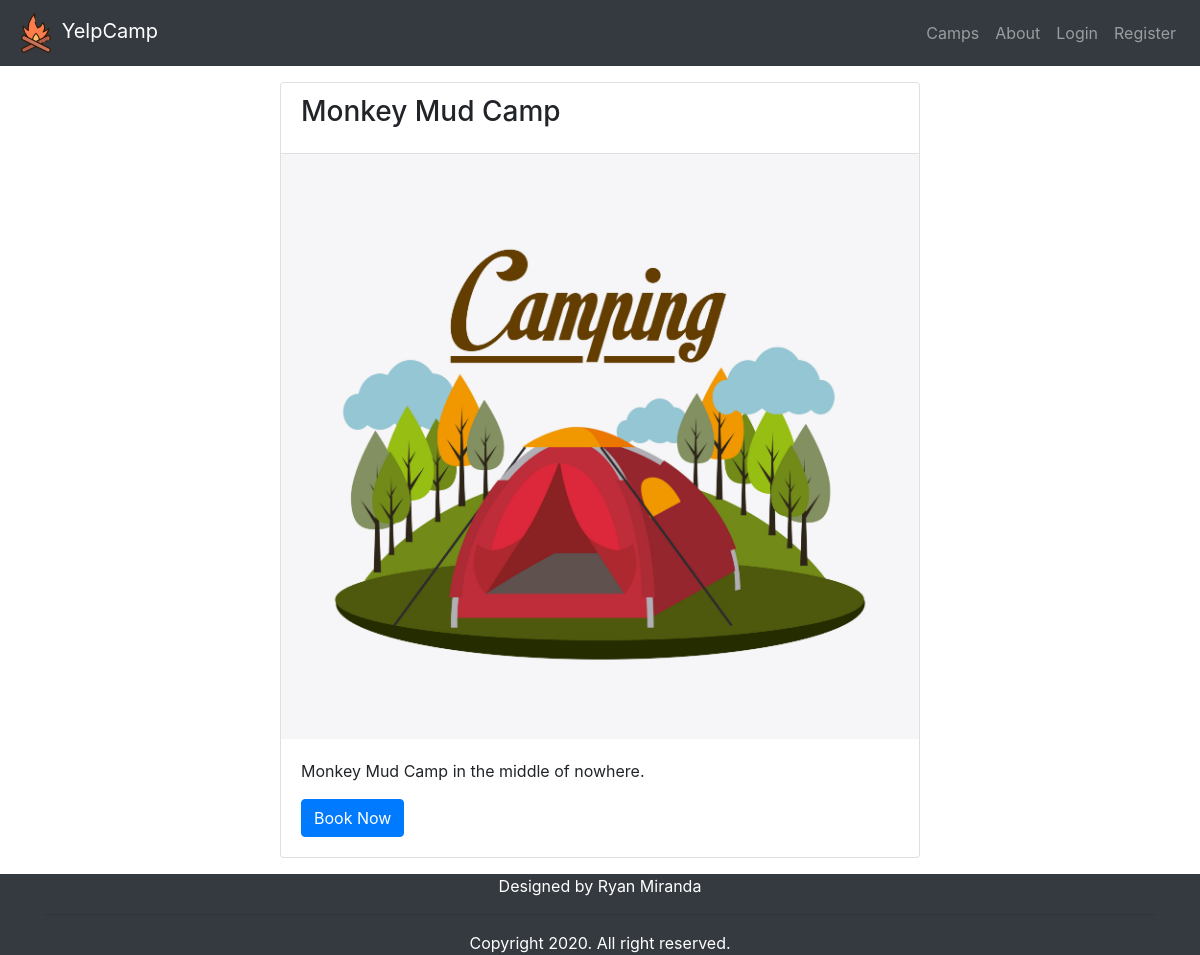
Page /camps/1/ on the committed database.
### camps/models.py (models this page shows, shortened)
class Camp(models.Model):
    name = models.CharField(max_length=100, null=False, blank=False)
    content = models.TextField(max_length=200, null=False, blank=False)
    image = models.ImageField(upload_to='camps', null=True, blank=True)
    posted_date = models.DateTimeField(auto_now_add=True)
    edited_date = models.DateTimeField(auto_now=True)
    user = models.ForeignKey(User, on_delete=models.CASCADE)

### camps/views.py (the view)
# urls.py: path('<int:pk>/', views.showCamp, name='camp'),
def showCamp(request, pk):
    camp = get_object_or_404(Camp, pk=pk)
    if camp:
        return render(request, 'camps/camp.html', {'camp': camp})

### camps/templates/camps/camp.html (shortened to what this page needs)
{% extends 'users/base.html' %}
{% block content %}
    <div class="container d-flex justify-content-center">
        <div class="row">
            <div class="col-md-9">
                <div class="card" style="width: 40rem;">
                    <div class="card-header" style="background-color: #fff;">
                        <div class="card-title">
                            <h3>{{ camp.name }}</h3>
                        </div>
                    </div>
                    <img class="card-img-top" src="{{ camp.image.url }}" alt="Card image cap">
                    <div class="card-body">
                      <p class="card-text">{{ camp.content }}</p>
                      <a href="#" class="btn btn-primary">Book Now</a>
                    </div>
                </div>
            </div>
        </div>
    </div>
{% endblock %}

### static/css/styles.css (style rules this page uses)
body { margin: 0; padding: 0; }

### rows in the picture
Camp: name "Monkey Mud Camp", image (picture), content "Monkey Mud Camp in the middle of nowhere."
